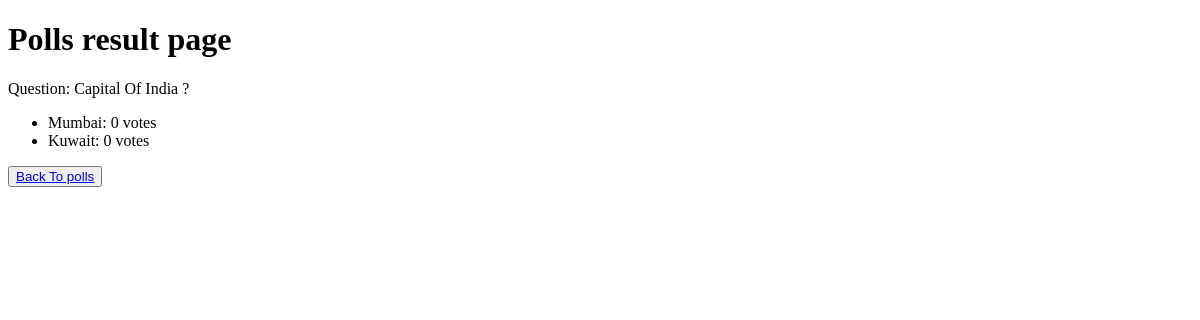
Page /polls/14/result on the earlier database version.
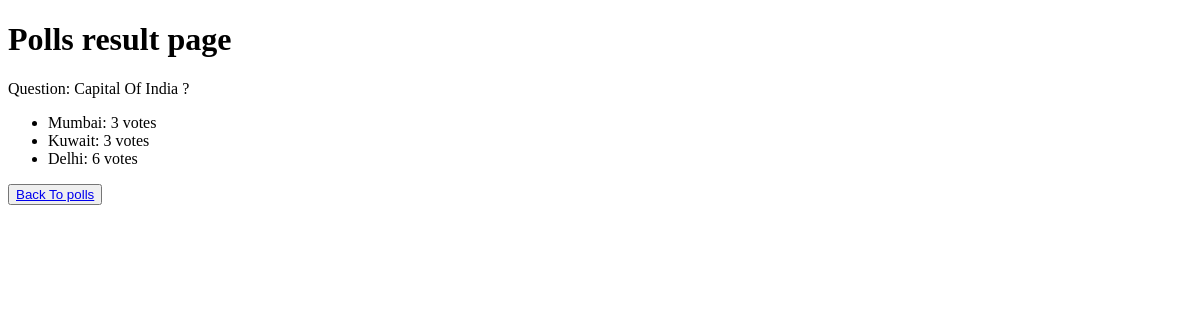
Same page on the later database version.
### polls/models.py (models this page shows, shortened)
class Question(models.Model):
    question_text = models.CharField(max_length=200)
    pub_date = models.DateTimeField()
    def was_published_recently(self):
        now = timezone.now()
        return now - datetime.timedelta(days=1) <= self.pub_date <= now
    was_published_recently.admin_order_field = 'pub_date'
    was_published_recently.boolean = True
    was_published_recently.short_description = 'Published recently?'

class Choice(models.Model):
    question = models.ForeignKey(Question, on_delete=models.CASCADE)
    choice_text = models.CharField(max_length=200)
    votes = models.IntegerField(default=0)

### polls/views.py (the view)
# urls.py: path('<int:pk>/result', ResultsView.as_view(), name='result'),
class ResultsView(generic.DeleteView):
    model = Question
    template_name = 'polls/results.html'

### polls/templates/polls/results.html (shortened to what this page needs)
<!DOCTYPE html>
<html lang="en">
<head>
</head>
<body>
<h1>Polls result page</h1>
<p>Question: {{question.question_text}} ?</p>
<ul>
    {% for choice in question.choice_set.all %}
    <li> {{choice.choice_text}}:  {{choice.votes}}  vote{{ choice.votes|pluralize }}</li>
    {% endfor %}
</ul>
<button>
    <a href="{% url 'polls:polls_home' %}">Back To polls</a>
</button>
</body>
</html>

Differences in the rows shown:
changed Choice "Mumbai": votes "0" → "3"
changed Choice "Kuwait": votes "0" → "3"
added Choice: choice_text "Delhi", votes "6"
